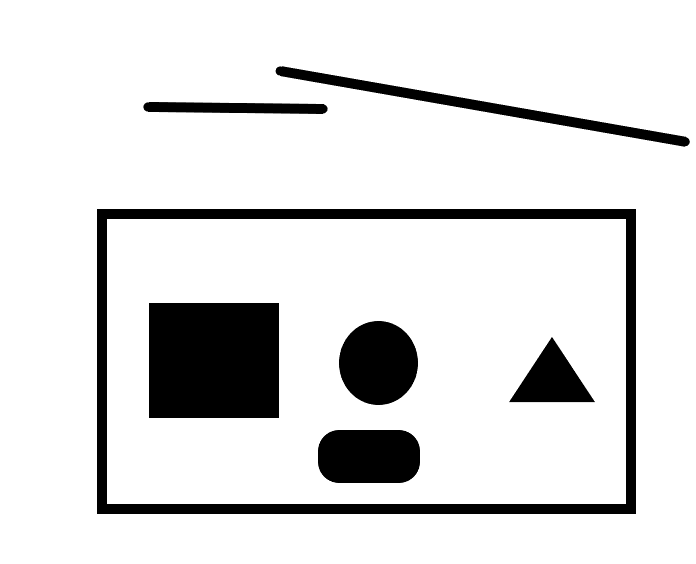
#> input picture opencv_exercise/images/contours.png, 696 x 564 px
$ python 3_image_processing_03.py
#> lines starting #> are read from the running program, lines starting #| are printed output that depends on the picture; after the words box and inside, x2 and y2 are one past the last pixel; in counts of white or black regions, pixels touching at a corner belong together
#!/usr/bin/env python
# -*- coding: UTF-8 -*-
# Copyright (c) 2020 libei. All right reserved.
"""=================================================
@IDE    ：PyCharm
@Author ：Li Bei
@Email  : libei@cadg.cn
@Date   ：2020/9/16 14:21
================================================="""
import cv2 as cv
import numpy as np
import matplotlib.pyplot as plt
# 解决中文显示问题
plt.rcParams['font.sans-serif']=['SimHei']
plt.rcParams['axes.unicode_minus'] = False

# [304 lines of commented-out code are left out]
"""使用cv.findContours（）函数在图像中找到轮廓时，传递了一个参数--轮廓检索模式。通常取cv.RETR_LIST或cv.RETR_TREE，效果很好。
hierarchy----[相同等级下一个轮廓的编号，    没有时为-1
              相同等级上一个轮廓编号，      没有时为-1
              第一个子轮廓，              没有时为-1
              父轮廓]                   没有时为-1
cv.RETR_LIST：                  不创建父子关系，所有轮廓均平等，即hierarchy的后两项始终为-1
cv.RETR_TREE：                  创建轮廓树
cv.RETR_CCOMP：                 生成二级轮廓，外圈为第一层级，内权威第二层级，由最内层二级轮廓及外，包含父轮廓和子轮廓
cv.RETR_EXTERNAL：              仅返回最外层轮廓，也就没有父轮廓和子轮廓，只有兄弟轮廓
0的编号有疑问
"""
img = 255 - cv.imread("images/contours.png")
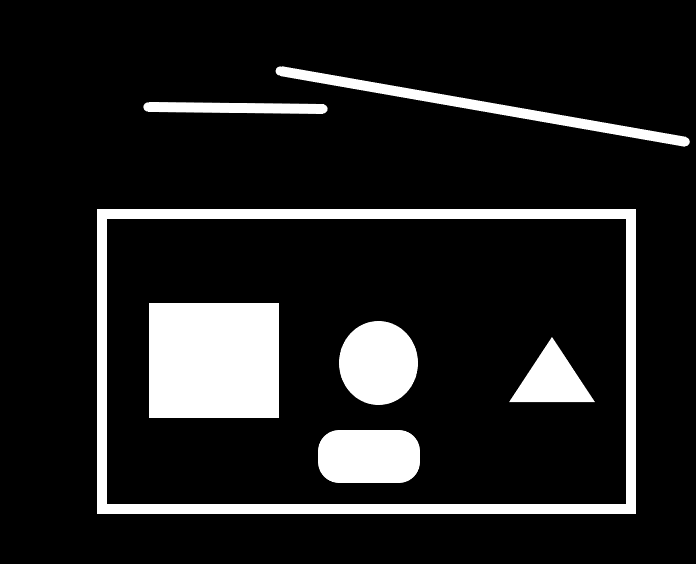
#> img: shape (564, 696, 3); min 0, max 255, mean 32.8
ret, thresh = cv.threshold(cv.cvtColor(img, cv.COLOR_BGR2GRAY), 127, 255, cv.THRESH_BINARY)
#> thresh: shape (564, 696); 12.8% white; 7 white regions

contours, hierarchy = cv.findContours(thresh, cv.RETR_LIST, cv.CHAIN_APPROX_SIMPLE)
#> contours = 8 contours; box (x1, y1, x2, y2) and area: (97, 209, 636, 514) 163552, (106, 218, 627, 505) 148718, (149, 303, 279, 418) 14706, (339, 321, 418, 405) 5088, (318, 430, 420, 483) 4884, (276, 66, 690, 147) 3756, (509, 338, 595, 402) 2687, (143, 102, 328, 114) 1628
print("list:", hierarchy)
#| list: [[[ 1 -1 -1 -1]
#|   [ 2  0 -1 -1]
#|   [ 3  1 -1 -1]
#|   [ 4  2 -1 -1]
#|   [ 5  3 -1 -1]
#|   [ 6  4 -1 -1]
#|   [ 7  5 -1 -1]
#|   [-1  6 -1 -1]]]
# [4 lines of commented-out code are left out]

contours, hierarchy = cv.findContours(thresh,
                                      cv.RETR_EXTERNAL,
                                      cv.CHAIN_APPROX_SIMPLE)
#> contours = 3 contours; box (x1, y1, x2, y2) and area: (97, 209, 636, 514) 163552, (276, 66, 690, 147) 3756, (143, 102, 328, 114) 1628
print("父轮廓:", hierarchy)
#| 父轮廓: [[[ 1 -1 -1 -1]
#|   [ 2  0 -1 -1]
#|   [-1  1 -1 -1]]]
# [4 lines of commented-out code are left out]

img = 255 - cv.imread("images/contours2.png")
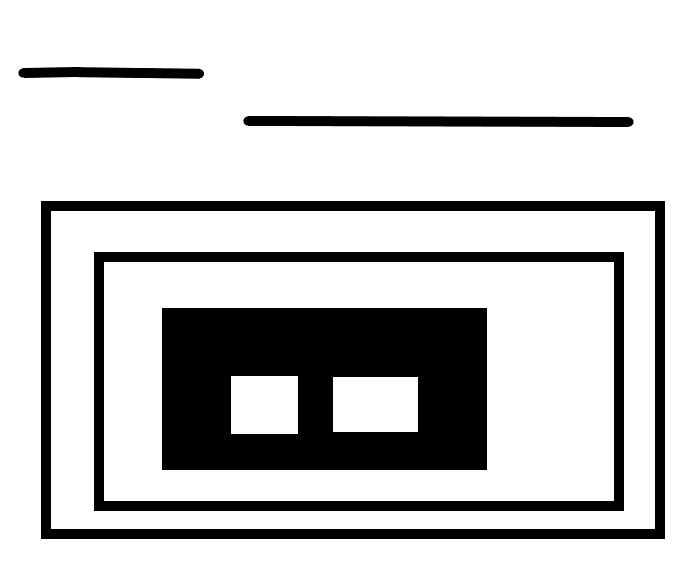
#> input picture opencv_exercise/images/contours2.png, 696 x 564 px
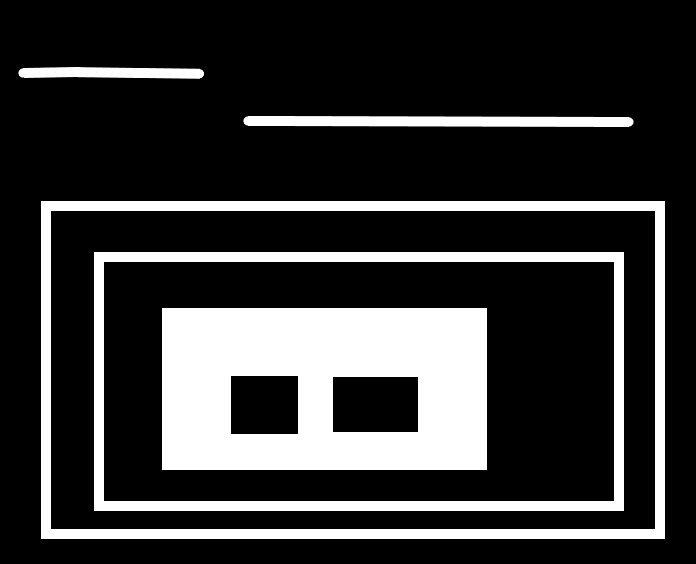
#> img: shape (564, 696, 3); min 0, max 255, mean 54.6
ret, thresh = cv.threshold(cv.cvtColor(img, cv.COLOR_BGR2GRAY), 127, 255, cv.THRESH_BINARY)
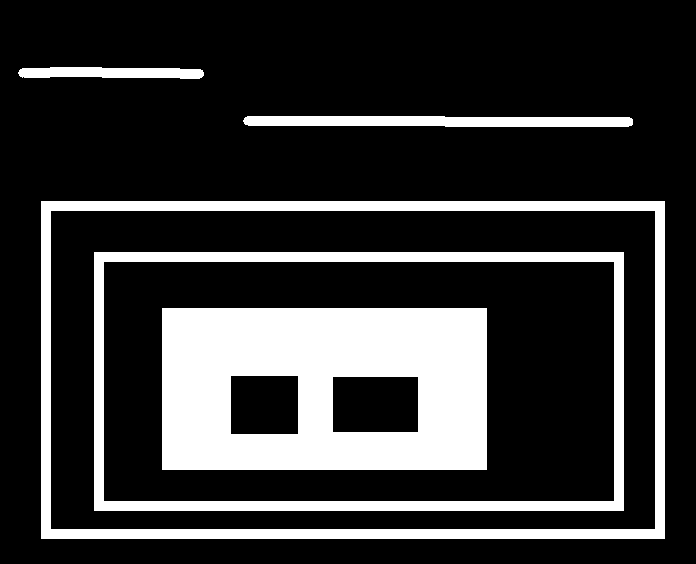
#> thresh: shape (564, 696); 21.4% white; 5 white regions
contours, hierarchy = cv.findContours(thresh,
                                      cv.RETR_CCOMP,
                                      cv.CHAIN_APPROX_SIMPLE)
#> contours = 9 contours; largest, box (x1, y1, x2, y2) and area: (41, 201, 665, 539) 209951, (50, 210, 656, 530) 192993, (94, 252, 624, 511) 136482, (103, 261, 615, 502) 122638, (162, 308, 487, 470) 52164
print("二级轮廓:", hierarchy)
#| 二级轮廓: [[[ 3 -1  1 -1]
#|   [ 2 -1 -1  0]
#|   [-1  1 -1  0]
#|   [ 5  0  4 -1]
#|   [-1 -1 -1  3]
#|   [ 7  3  6 -1]
#|   [-1 -1 -1  5]
#|   [ 8  5 -1 -1]
#|   [-1  7 -1 -1]]]
# [4 lines of commented-out code are left out]

contours, hierarchy = cv.findContours(thresh,
                                      cv.RETR_TREE,
                                      cv.CHAIN_APPROX_SIMPLE)
print("轮廓树:", hierarchy)
#| 轮廓树: [[[ 7 -1  1 -1]
#|   [-1 -1  2  0]
#|   [-1 -1  3  1]
#|   [-1 -1  4  2]
#|   [-1 -1  5  3]
#|   [ 6 -1 -1  4]
#|   [-1  5 -1  4]
#|   [ 8  0 -1 -1]
#|   [-1  7 -1 -1]]]
# [4 lines of commented-out code are left out]
